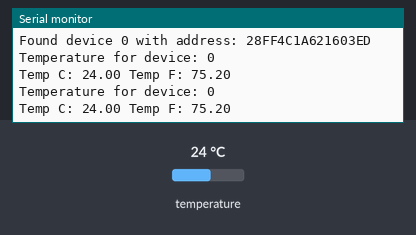
Bench run of a sketch on a simulated Arduino Uno, built with avr-gcc and run on an emulated ATmega328P. Shown: the last lines printed to the serial monitor. Inputs (shaded band) come from the test bench; at power-on: temperature 24 °C.

Above: at 4.8 s.
4.9 s: temperature set to 12 °C
At 8.0 s:
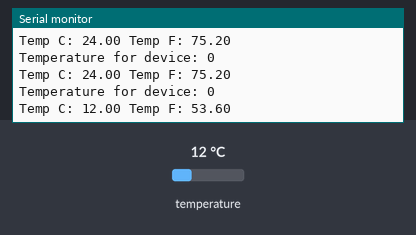
9.2 s: temperature set to 19 °C
At 12.1 s:
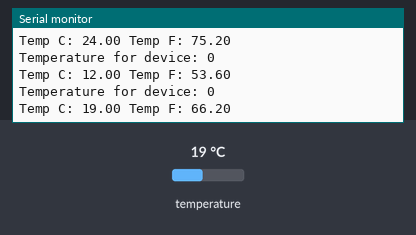
Timing chart, 0 to 13.6 s (numbered marks = the images above; inputs shaded):
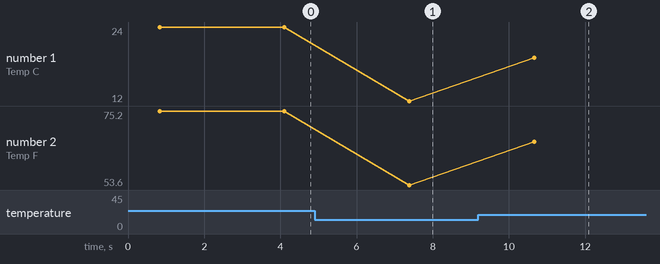

The sketch:

Ardiuno_COdd.ino
```cpp
#include <OneWire.h>
#include <DallasTemperature.h>

// Data wire is plugged TO GPIO 4
#define ONE_WIRE_BUS 4

OneWire oneWire(ONE_WIRE_BUS);
DallasTemperature sensors(&oneWire);
int numberOfDevices;
DeviceAddress tempDeviceAddress;

void setup(){
  Serial.begin(9600);
  sensors.begin();
  numberOfDevices = sensors.getDeviceCount();

  // locate devices on the bus
  Serial.print("Locating devices...");
  Serial.print("Found ");
  Serial.print(numberOfDevices, DEC);
  Serial.println(" devices.");

  for(int i=0;i<numberOfDevices; i++){
    if(sensors.getAddress(tempDeviceAddress, i)){
      Serial.print("Found device ");
      Serial.print(i, DEC);
      Serial.print(" with address: ");
      printAddress(tempDeviceAddress);
      Serial.println();
    } else {
      Serial.print("Found ghost device at ");
      Serial.print(i, DEC);
      Serial.print(" but could not detect address. Check power and cabling");
    }
  }
}

void loop(){
  sensors.requestTemperatures();

  for(int i=0;i<numberOfDevices; i++){
    if(sensors.getAddress(tempDeviceAddress, i)){
      Serial.print("Temperature for device: ");
      Serial.println(i,DEC);
      float tempC = sensors.getTempC(tempDeviceAddress);
      Serial.print("Temp C: ");
      Serial.print(tempC);
      Serial.print(" Temp F: ");
      Serial.println(DallasTemperature::toFahrenheit(tempC)); // Converts tempC to Fahrenheit
    }
  }
  delay(2500);
}

// function to print a device address
void printAddress(DeviceAddress deviceAddress) {
  for (uint8_t i = 0; i < 8; i++){
    if (deviceAddress[i] < 16) Serial.print("0");
      Serial.print(deviceAddress[i], HEX);
  }
}
```

Measured:
- after the input at 4.9 s, the serial monitor: prints a new line after 2.5 s (image 1)
- after the input at 9.2 s, the serial monitor: prints a new line after 1.5 s (image 2)
- plotted number 1: 24 → 12 after the input at 4.9 s, 12 → 19 after the input at 9.2 s
- plotted number 2: 75.2 → 53.6 after the input at 4.9 s, 53.6 → 66.2 after the input at 9.2 s
